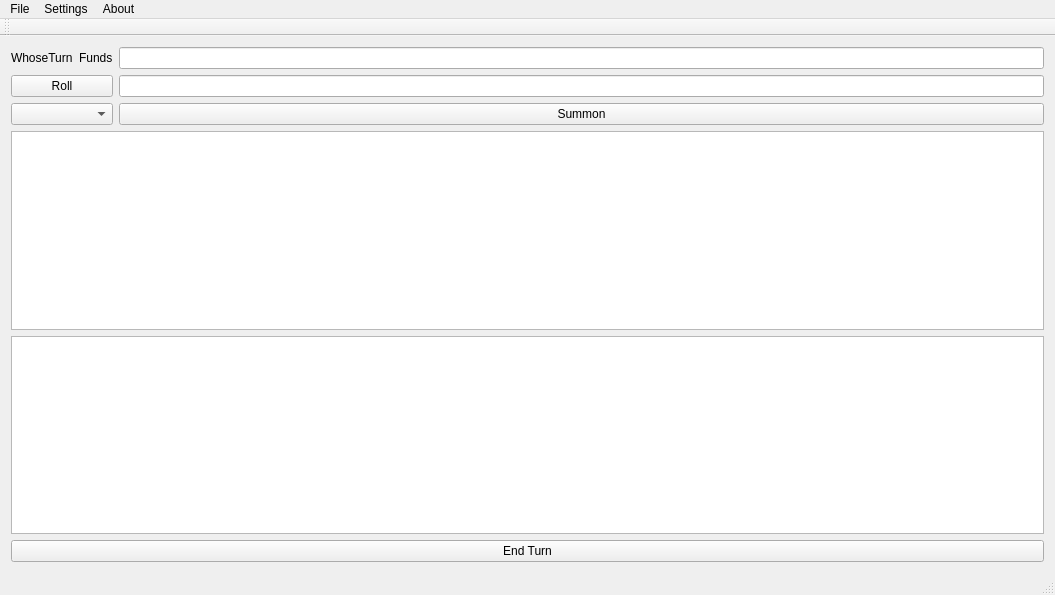
<?xml version="1.0" encoding="UTF-8"?>
<ui version="4.0">
 <class>Game</class>
 <widget class="QMainWindow" name="Game">
  <property name="geometry">
   <rect>
    <x>0</x>
    <y>0</y>
    <width>1055</width>
    <height>595</height>
   </rect>
  </property>
  <property name="sizePolicy">
   <sizepolicy hsizetype="Preferred" vsizetype="Preferred">
    <horstretch>0</horstretch>
    <verstretch>0</verstretch>
   </sizepolicy>
  </property>
  <property name="windowTitle">
   <string>Game</string>
  </property>
  <property name="locale">
   <locale language="English" country="UnitedKingdom"/>
  </property>
  <widget class="QWidget" name="centralWidget">
   <property name="sizePolicy">
    <sizepolicy hsizetype="Preferred" vsizetype="Preferred">
     <horstretch>2</horstretch>
     <verstretch>3</verstretch>
    </sizepolicy>
   </property>
   <property name="autoFillBackground">
    <bool>false</bool>
   </property>
   <property name="locale">
    <locale language="English" country="UnitedKingdom"/>
   </property>
   <layout class="QHBoxLayout" name="horizontalLayout">
    <item>
     <layout class="QGridLayout" name="layoutBoard"/>
    </item>
    <item>
     <layout class="QGridLayout" name="gridLayoutData">
      <property name="sizeConstraint">
       <enum>QLayout::SetDefaultConstraint</enum>
      </property>
      <property name="horizontalSpacing">
       <number>6</number>
      </property>
      <item row="4" column="0" colspan="2">
       <widget class="QComboBox" name="comboBoxUnit"/>
      </item>
      <item row="4" column="2">
       <widget class="QPushButton" name="pushButtonSummon">
        <property name="sizePolicy">
         <sizepolicy hsizetype="Minimum" vsizetype="Fixed">
          <horstretch>0</horstretch>
          <verstretch>0</verstretch>
         </sizepolicy>
        </property>
        <property name="text">
         <string>Summon</string>
        </property>
       </widget>
      </item>
      <item row="1" column="1">
       <widget class="QLabel" name="label_2">
        <property name="sizePolicy">
         <sizepolicy hsizetype="Preferred" vsizetype="Fixed">
          <horstretch>0</horstretch>
          <verstretch>0</verstretch>
         </sizepolicy>
        </property>
        <property name="text">
         <string>Funds</string>
        </property>
       </widget>
      </item>
      <item row="3" column="0" colspan="2">
       <widget class="QPushButton" name="pushButtonRoll">
        <property name="text">
         <string>Roll</string>
        </property>
       </widget>
      </item>
      <item row="3" column="2">
       <widget class="QLineEdit" name="lineEditTurnFunds"/>
      </item>
      <item row="6" column="0" colspan="3">
       <widget class="QPlainTextEdit" name="plainTextEditOutput">
        <property name="sizePolicy">
         <sizepolicy hsizetype="Expanding" vsizetype="Expanding">
          <horstretch>0</horstretch>
          <verstretch>0</verstretch>
         </sizepolicy>
        </property>
       </widget>
      </item>
      <item row="1" column="2">
       <widget class="QLineEdit" name="lineEditFunds">
        <property name="sizePolicy">
         <sizepolicy hsizetype="Expanding" vsizetype="Fixed">
          <horstretch>0</horstretch>
          <verstretch>0</verstretch>
         </sizepolicy>
        </property>
       </widget>
      </item>
      <item row="1" column="0">
       <widget class="QLabel" name="labelPlayer">
        <property name="sizePolicy">
         <sizepolicy hsizetype="Preferred" vsizetype="Fixed">
          <horstretch>0</horstretch>
          <verstretch>0</verstretch>
         </sizepolicy>
        </property>
        <property name="text">
         <string>WhoseTurn</string>
        </property>
       </widget>
      </item>
      <item row="8" column="0" colspan="3">
       <widget class="QPushButton" name="pushButtonEndTurn">
        <property name="text">
         <string>End Turn</string>
        </property>
        <property name="shortcut">
         <string>Return</string>
        </property>
       </widget>
      </item>
      <item row="5" column="0" colspan="3">
       <widget class="QPlainTextEdit" name="plainTextEditInfo">
        <property name="sizePolicy">
         <sizepolicy hsizetype="Expanding" vsizetype="Expanding">
          <horstretch>0</horstretch>
          <verstretch>0</verstretch>
         </sizepolicy>
        </property>
       </widget>
      </item>
     </layout>
    </item>
   </layout>
  </widget>
  <widget class="QMenuBar" name="menuBar">
   <property name="geometry">
    <rect>
     <x>0</x>
     <y>0</y>
     <width>1055</width>
     <height>21</height>
    </rect>
   </property>
   <widget class="QMenu" name="menuFile">
    <property name="title">
     <string>File</string>
    </property>
    <addaction name="actionNew_game"/>
    <addaction name="actionFullscreen"/>
    <addaction name="separator"/>
    <addaction name="actionExit"/>
   </widget>
   <widget class="QMenu" name="menuSettings">
    <property name="title">
     <string>Settings</string>
    </property>
    <addaction name="actionSettings"/>
   </widget>
   <widget class="QMenu" name="menuAbout">
    <property name="title">
     <string>About</string>
    </property>
    <addaction name="actionAbout"/>
   </widget>
   <addaction name="menuFile"/>
   <addaction name="menuSettings"/>
   <addaction name="menuAbout"/>
  </widget>
  <widget class="QToolBar" name="mainToolBar">
   <property name="locale">
    <locale language="English" country="UnitedKingdom"/>
   </property>
   <attribute name="toolBarArea">
    <enum>TopToolBarArea</enum>
   </attribute>
   <attribute name="toolBarBreak">
    <bool>false</bool>
   </attribute>
  </widget>
  <widget class="QStatusBar" name="statusBar"/>
  <action name="actionExit">
   <property name="text">
    <string>Exit</string>
   </property>
   <property name="shortcut">
    <string/>
   </property>
  </action>
  <action name="actionNew_game">
   <property name="text">
    <string>New game</string>
   </property>
  </action>
  <action name="actionFullscreen">
   <property name="checkable">
    <bool>true</bool>
   </property>
   <property name="text">
    <string>Fullscreen</string>
   </property>
   <property name="shortcut">
    <string>F12</string>
   </property>
  </action>
  <action name="actionNormal">
   <property name="text">
    <string>Normal</string>
   </property>
  </action>
  <action name="actionSettings">
   <property name="text">
    <string>Settings</string>
   </property>
  </action>
  <action name="actionAbout">
   <property name="text">
    <string>About</string>
   </property>
  </action>
 </widget>
 <layoutdefault spacing="6" margin="11"/>
 <resources/>
 <connections>
  <connection>
   <sender>actionExit</sender>
   <signal>triggered()</signal>
   <receiver>Game</receiver>
   <slot>close()</slot>
   <hints>
    <hint type="sourcelabel">
     <x>-1</x>
     <y>-1</y>
    </hint>
    <hint type="destinationlabel">
     <x>408</x>
     <y>211</y>
    </hint>
   </hints>
  </connection>
  <connection>
   <sender>actionFullscreen</sender>
   <signal>toggled(bool)</signal>
   <receiver>Game</receiver>
   <slot>showFullScreen()</slot>
   <hints>
    <hint type="sourcelabel">
     <x>-1</x>
     <y>-1</y>
    </hint>
    <hint type="destinationlabel">
     <x>408</x>
     <y>211</y>
    </hint>
   </hints>
  </connection>
 </connections>
</ui>
